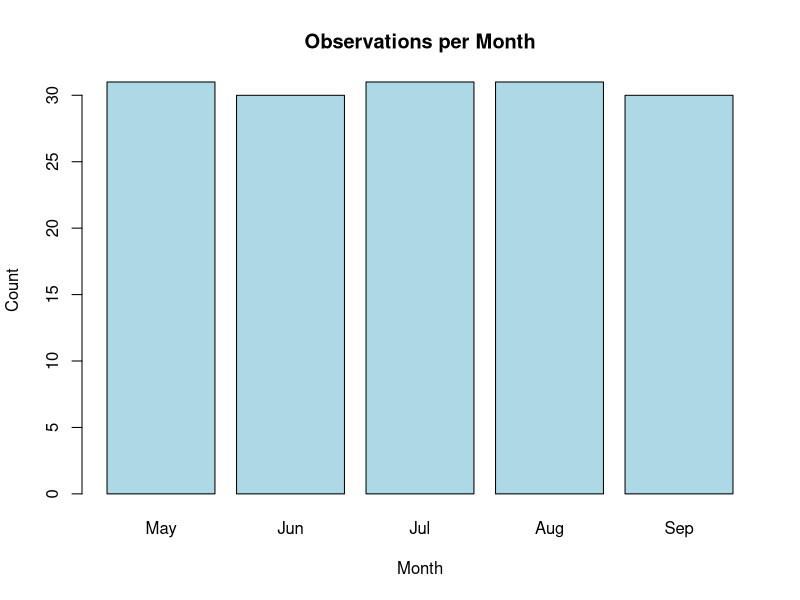
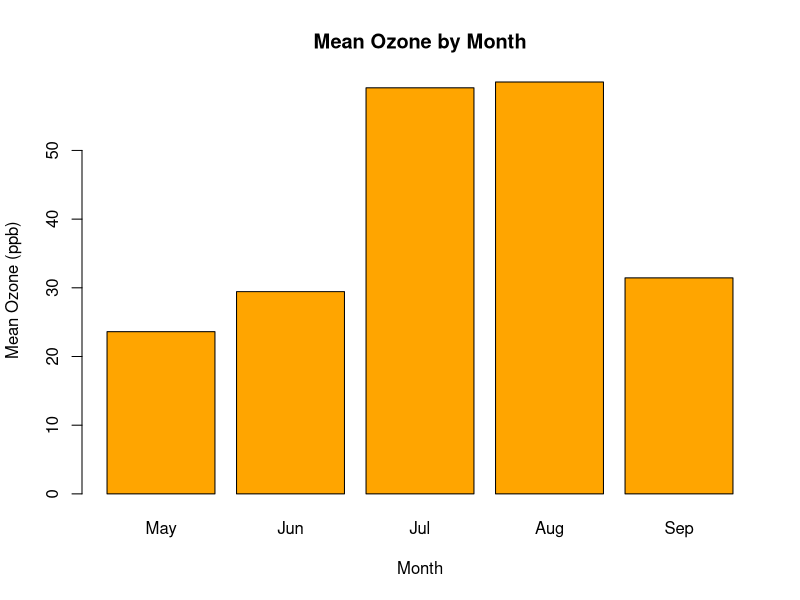
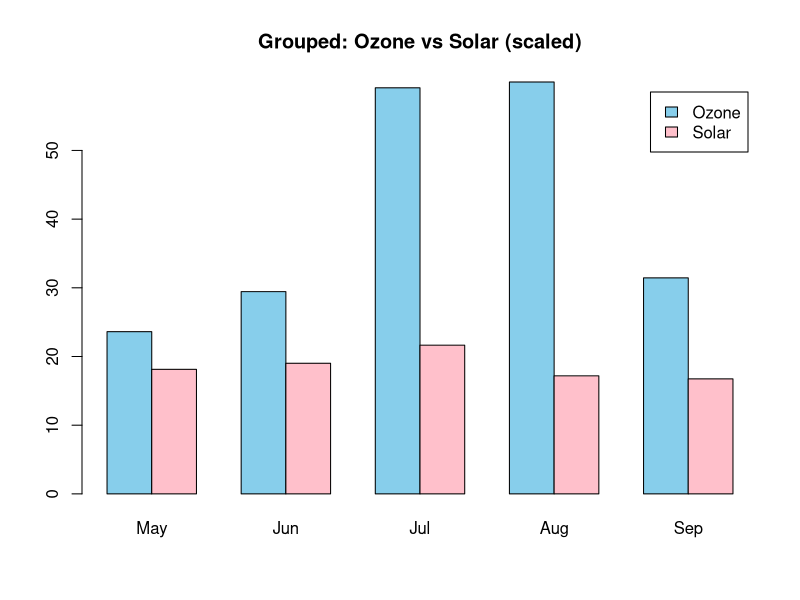
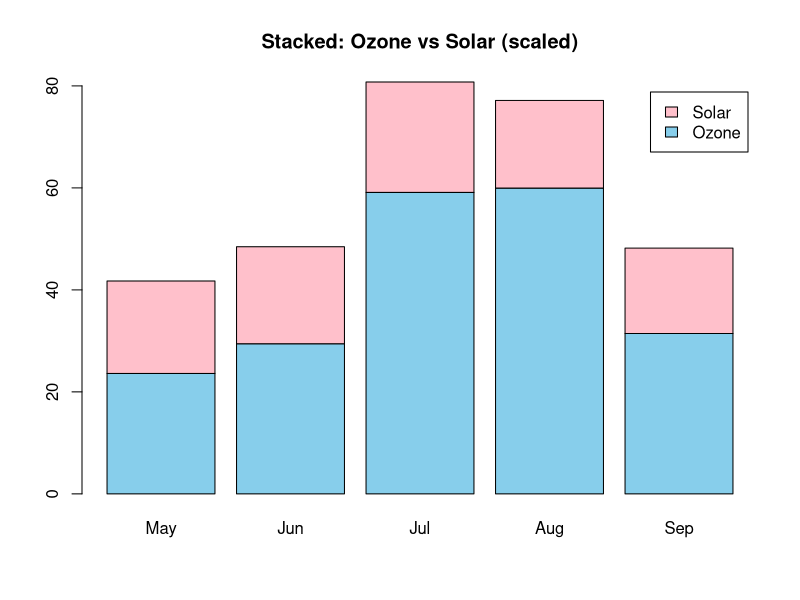
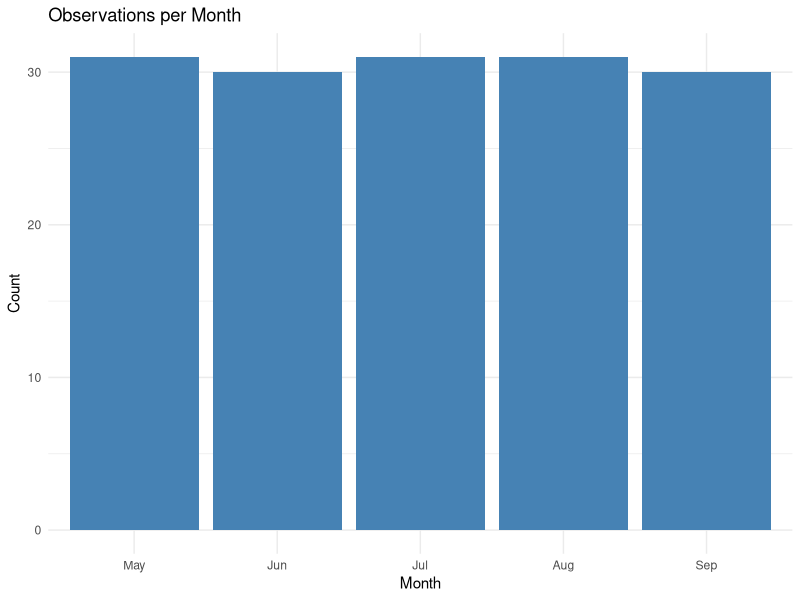
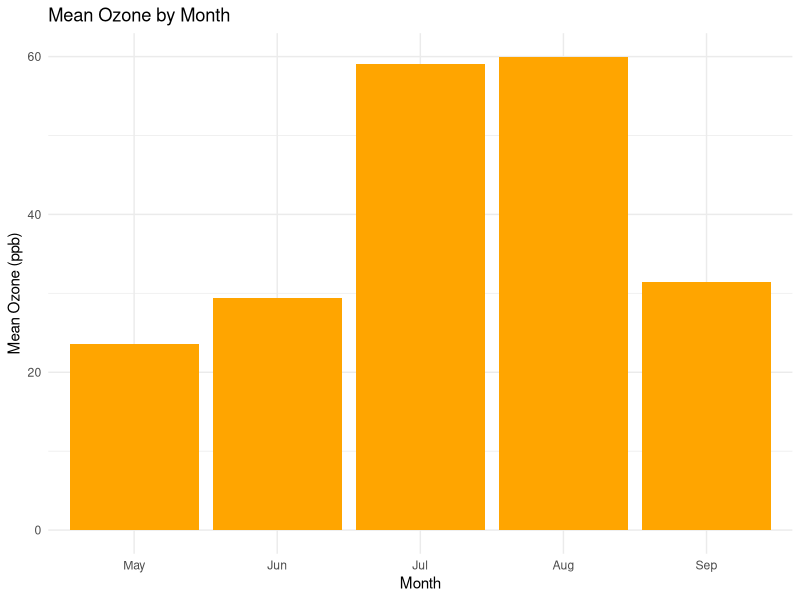
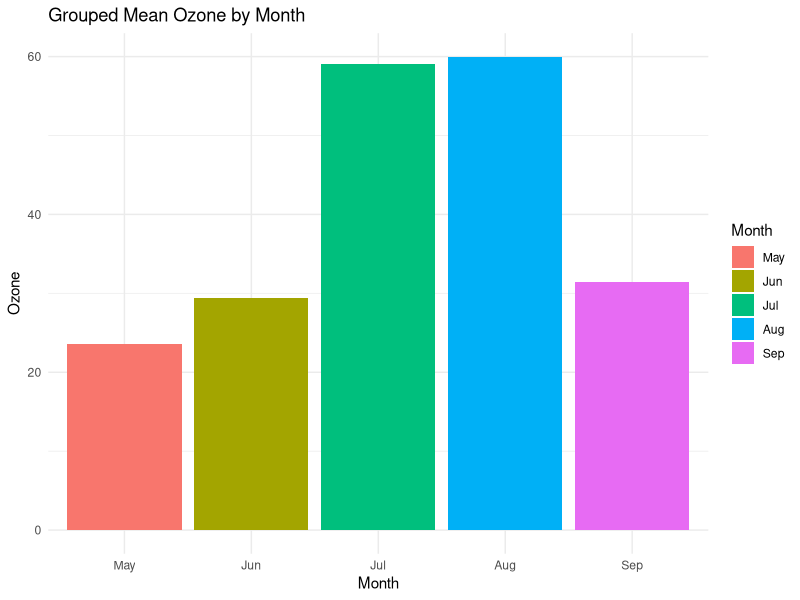
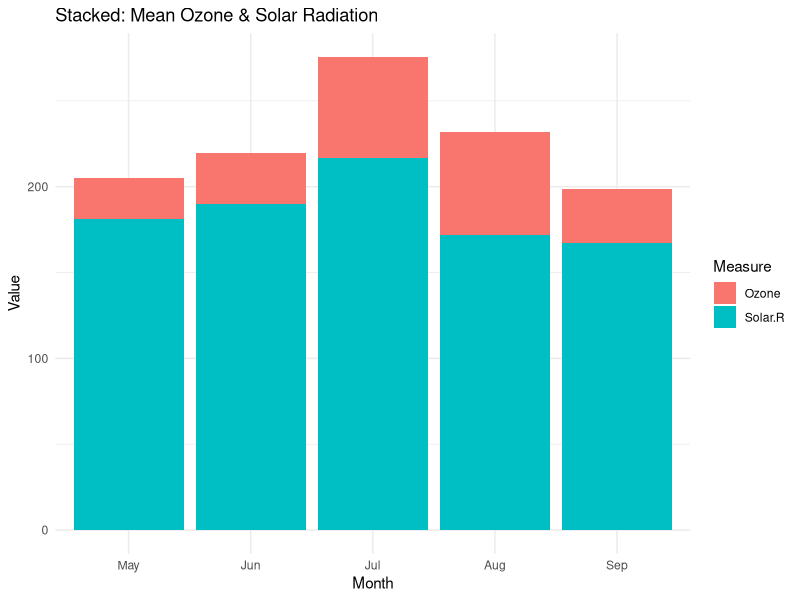

The R script that drew these images, in order:
# ── airquality Bar Charts ────────────────────────────────────────────────────
data(airquality)
library(ggplot2)
library(tidyr)

# Convert Month to factor
airquality$Month <- factor(airquality$Month, labels = c("May","Jun","Jul","Aug","Sep"))

# ── Base R ───────────────────────────────────────────────────────────────────

# 1. Count bar chart
barplot(table(airquality$Month),
        main = "Observations per Month", xlab = "Month", ylab = "Count",
        col = "lightblue")

# 2. Aggregated bar chart (mean ozone)
mean_ozone <- tapply(airquality$Ozone, airquality$Month, mean, na.rm = TRUE)
barplot(mean_ozone,
        main = "Mean Ozone by Month", xlab = "Month", ylab = "Mean Ozone (ppb)",
        col = "orange")

# 3. Grouped bar chart (beside = TRUE)
group_means <- rbind(
  Ozone = tapply(airquality$Ozone,   airquality$Month, mean, na.rm = TRUE),
  Solar = tapply(airquality$Solar.R, airquality$Month, mean, na.rm = TRUE) / 10
)
barplot(group_means, beside = TRUE, col = c("skyblue","pink"),
        legend.text = TRUE, main = "Grouped: Ozone vs Solar (scaled)")

# 4. Stacked bar chart (beside = FALSE)
barplot(group_means, beside = FALSE, col = c("skyblue","pink"),
        legend.text = TRUE, main = "Stacked: Ozone vs Solar (scaled)")

# ── ggplot2 ──────────────────────────────────────────────────────────────────

# 5. Count bar chart
ggplot(airquality, aes(x = Month)) +
  geom_bar(fill = "steelblue") +
  labs(title = "Observations per Month", y = "Count") +
  theme_minimal()

# 6. Aggregated bar chart (stat_summary)
ggplot(airquality, aes(x = Month, y = Ozone)) +
  stat_summary(fun = mean, geom = "bar", fill = "orange", na.rm = TRUE) +
  labs(title = "Mean Ozone by Month", y = "Mean Ozone (ppb)") +
  theme_minimal()

# 7. Grouped bar chart
ggplot(airquality, aes(x = Month, y = Ozone, fill = Month)) +
  stat_summary(fun = mean, geom = "bar", position = "dodge", na.rm = TRUE) +
  labs(title = "Grouped Mean Ozone by Month") +
  theme_minimal()

# 8. Stacked bar chart (long format)
airquality_long <- pivot_longer(airquality, cols = c(Ozone, Solar.R),
                                names_to = "Measure", values_to = "Value")

ggplot(airquality_long, aes(x = Month, y = Value, fill = Measure)) +
  stat_summary(fun = mean, geom = "bar", position = "stack", na.rm = TRUE) +
  labs(title = "Stacked: Mean Ozone & Solar Radiation") +
  theme_minimal()